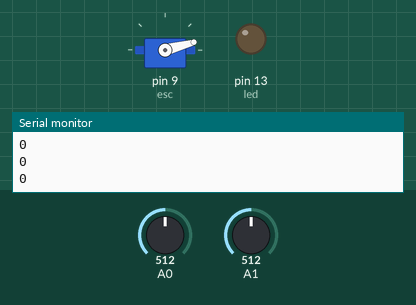
This sketch was run on a simulated Arduino Uno, built with avr-gcc and run on an emulated ATmega328P. On the bench: servo, output pins drawn as LEDs (lit = HIGH), the last lines printed to the serial monitor. The inputs (shaded band) are chosen by the test bench; at power-on: A0 = 512, A1 = 512.

Above: at 6.2 s.
6.3 s: A0 set to 20
7.8 s: A0 set to 17
At 10.7 s:
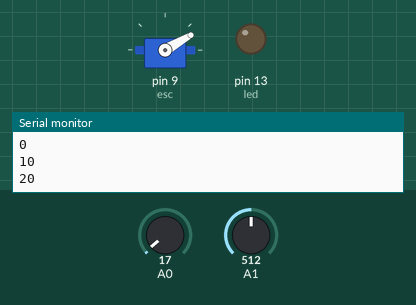
At 13.0 s:
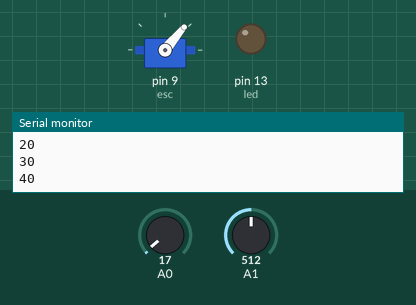
13.8 s: A0 set to 122
16.8 s: A0 set to 10
At 21.6 s:
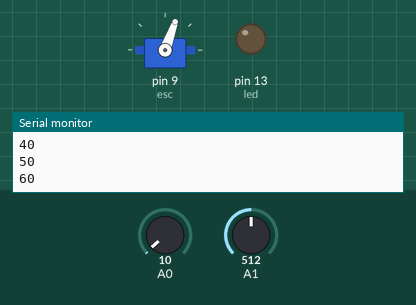
Timing chart, 0 to 31.3 s (numbered marks = the images above; inputs shaded):
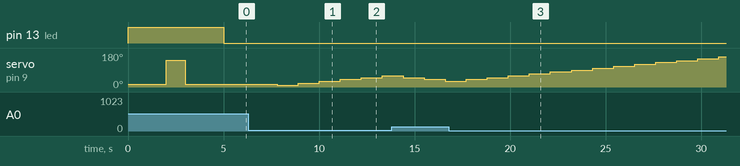

Measured:
- the behaviour switches between 19 and 18 on A0 (found by bisection; images 0 and 1)
- after the input at 7.8 s, servo on pin 9 (esc): 15° → 10° at once, → 20° 1.1 s later, → 30° 1.1 s later, → 40° 1.1 s later, … (6 changes in this stretch)

The sketch:

longboard.ino
```cpp
#include <Servo.h>
Servo esc;
int b = 7;
int led = 13;
int spd = 0;
void setup(){
  pinMode(b,INPUT);
  pinMode(led,OUTPUT);
  digitalWrite(b,HIGH);
  esc.attach(9);
  digitalWrite(led,HIGH);
  esc.writeMicroseconds(700);
  delay(2000);
  esc.writeMicroseconds(2000);
  delay(1000);
  esc.writeMicroseconds(700);
  delay(2000);
  digitalWrite(led,LOW);
  digitalWrite(A0,HIGH);
  digitalWrite(A1,HIGH);
  Serial.begin(9600);
}

void loop(){
  Serial.println(spd);
  delay(100);
  if(analogRead(0)<=18){
    if(spd<200){
      spd+=10;
      esc.write(spd);
      delay(1000);
    }
  }
  else if(analogRead(A1)<20){
    while(analogRead(A1)<20){
      delay(100);
      esc.write(spd);
    }
  }
  else{
    if(spd>=10){
      spd-=10;
      esc.write(spd);
      delay(1000);
    }
  }


}
```
